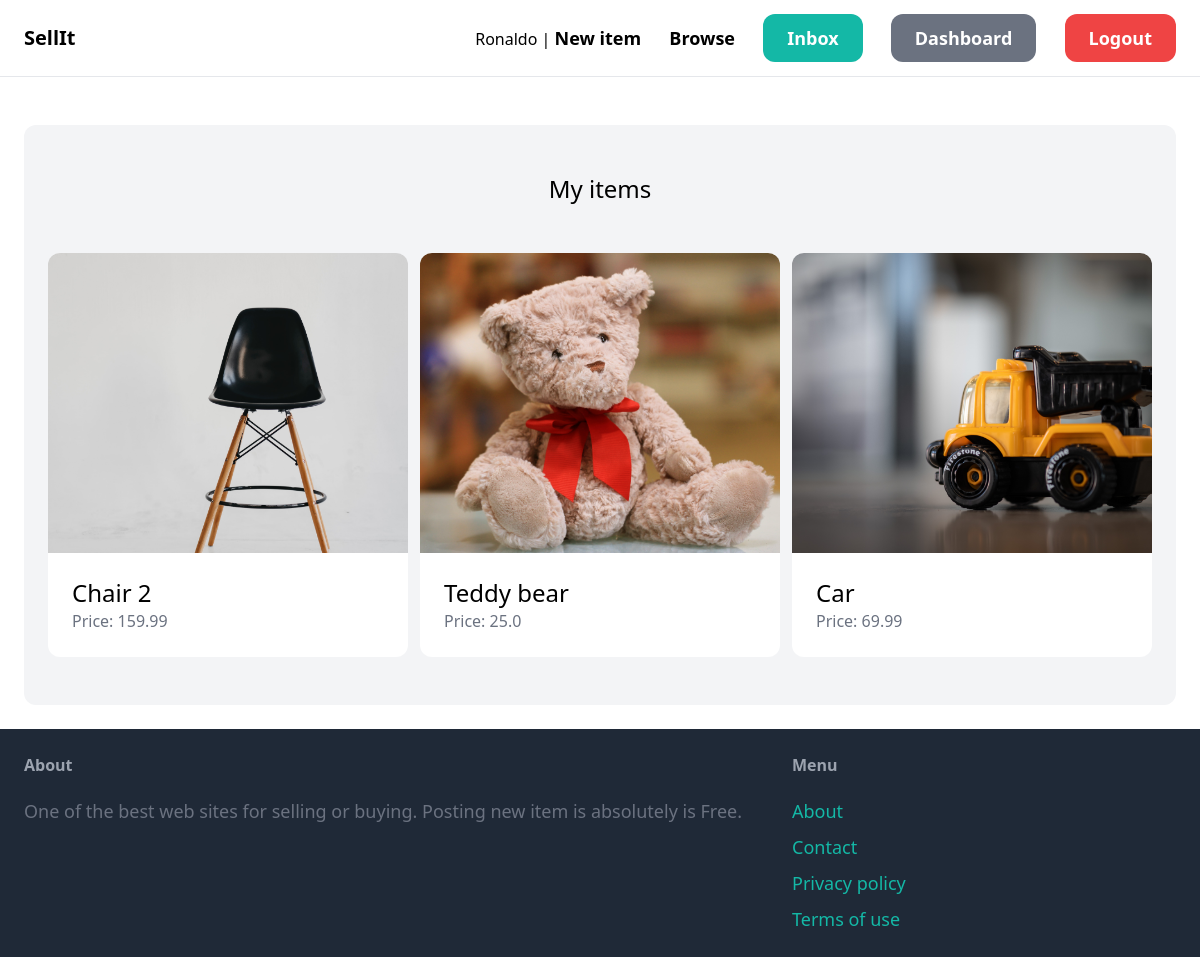
The app's page /dashboard/ (signed in) with its own data.
### item/models.py (models this page shows, shortened)
class Item(models.Model):
    category = models.ForeignKey(Category, related_name='items', on_delete=models.CASCADE)
    name = models.CharField(max_length=255)
    description = models.TextField(blank=True, null=True)
    price = models.FloatField()
    image = models.ImageField(upload_to='item_images', blank=True, null=True)
    is_sold = models.BooleanField(default=False)
    created_by = models.ForeignKey(User, related_name='items', on_delete=models.CASCADE)
    created_at = models.DateTimeField(auto_now_add=True)

### dashboard/views.py (the view)
# urls.py: path('', index, name='home'),
@login_required
def index(request):
    items = Item.objects.filter(created_by=request.user)
    return render(request, 'dashboard/index.html', {
        'items': items
    })

### templates/dashboard/index.html (shortened to what this page needs)
{% extends 'core/base.html' %}
{% block content %}
    <div class="mt-6 px-6 py-12 bg-gray-100 rounded-xl">
        <h2 class="mb-12 text-2xl text-center">My items</h2>
    <div class="grid grid-cols-3 gap-3">
        {% for item in items %}
            <div class="width=1000px height=1000px">
                <a href="{% url 'item:detail' item.id %}">
                    <div>
                        <img src="{{ item.image.url }}" style="object-fit: cover; width:500px; height:300px" class="rounded-t-xl">
                    </div>
                    <div class="p-6 bg-white rounded-b-xl">
                        <h2 class="text-2xl">{{ item.name }}</h2>
                        <p class="text-gray-500">Price: {{ item.price }}</p>
                    </div>
                </a>
            </div>
        {% endfor %}
    </div>
    </div>
{% endblock %}

### templates/core/base.html (shortened to what this page needs)
<!DOCTYPE html>
<html>
    <head>
        <script src="https://cdn.tailwindcss.com"></script>
    </head>
    <body>
        <nav class="py-6 px-6 flex justify-between items-center border-b border-gray-200">
            <a href="/" class="text-xl font-semibold">SellIt</a>
            <div class="space-x-6">
                {% if request.user.is_authenticated %}
                {{request.user.username}} | {% endif %}
                <a href="{% url 'item:new' %}" class="text-lg font-semibold hover:text-gray-500">New item</a>
                <a href="{% url 'item:items' %}" class="text-lg font-semibold hover:text-gray-500">Browse</a>
                {% if request.user.is_authenticated %}
                    <a href="{% url 'conversation:inbox'  %}" class="px-6 py-3 text-lg font-semibold bg-teal-500 text-white rounded-xl hover:bg-teal-700">Inbox</a>
                    <a href="{% url 'dashboard:index' %}" class="px-6 py-3 text-lg font-semibold bg-gray-500 text-white rounded-xl hover:bg-gray-700">Dashboard</a>
                    <a href="{% url 'core:logout' %}" class="px-6 py-3 text-lg font-semibold bg-red-500 text-white rounded-xl hover:bg-red-700">Logout</a>
                {% else %}
                    <a href="{% url 'core:signup' %}" class="px-6 py-3 text-lg font-semibold bg-teal-500 text-white rounded-xl hover:bg-teal-700">Sign up</a>
                    <a href="{% url 'core:login' %}" class="px-6 py-3 text-lg font-semibold bg-gray-500 text-white rounded-xl hover:bg-gray-700">Log in</a>
                {% endif %}
            </div>
        </nav>
        <div class="px-6 py-6">
            {% block content %}
            {% endblock %}
        </div>
        <footer class="py-6 px-6 flex justify-between bg-gray-800">
            <div class="w-2/3 pr-10">
                <h3 class="mb-5 font-semibold text-gray-400">About</h3>
                <p class="text-lg text-gray-500">One of the best web sites for selling or buying. Posting new item is absolutely is Free. </p>
            </div>
            <div class="w-1/3">
                <h3 class="mb-5 font-semibold text-gray-400">Menu</h3>
                <ul class="space-y-2">
                    <li><a href="{% url 'core:about' %}" class="text-lg text-teal-500 hover:text-teal-700">About</a></li>
                    <li><a href="{% url 'core:contact' %}" class="text-lg text-teal-500 hover:text-teal-700">Contact</a></li>
                    <li><a href="#" class="text-lg text-teal-500 hover:text-teal-700">Privacy policy</a></li>
                    <li><a href="#" class="text-lg text-teal-500 hover:text-teal-700">Terms of use</a></li>
                </ul>
            </div>
        </footer>
    </body>
</html>

### records on screen
Item: image (picture), name "Chair 2", price "159.99"
Item: image (picture), name "Teddy bear", price "25.0"
Item: image (picture), name "Car", price "69.99"

### other values on screen
{{ request.user.username }} "Ronaldo"
